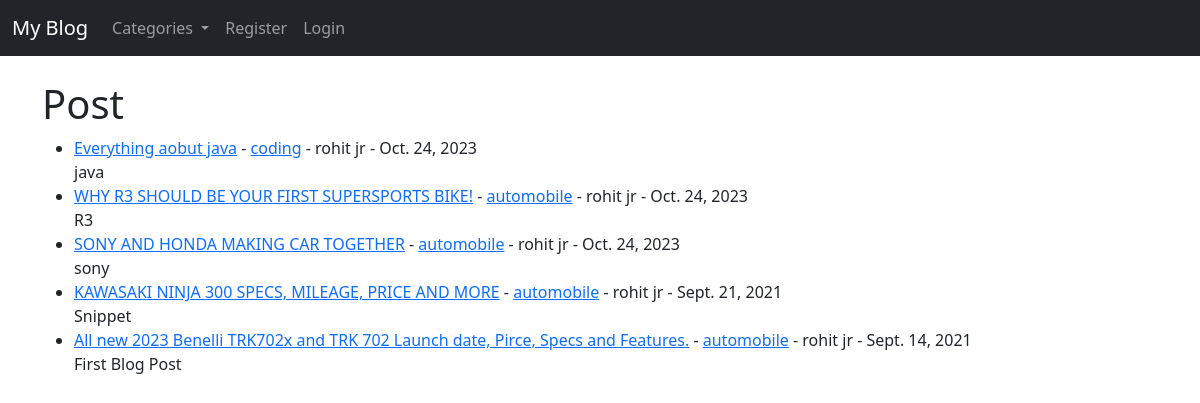
The page / on the database its author committed.
### blog/models.py (models this page shows, shortened)
class Post(models.Model):
    title = models.CharField(max_length=255)
    header_image = models.ImageField(null=True, blank=True, upload_to="images/")
    title_tag = models.CharField(max_length=255)
    author = models.ForeignKey(User, on_delete=models.CASCADE)
    body = RichTextField(blank=True, null=True)
    post_date = models.DateField(auto_now_add=True)
    category = models.CharField(max_length=255, default='coding')
    snippet = models.CharField(max_length=255)
    likes = models.ManyToManyField(User, related_name='blog_posts')

### blog/views.py (the view)
# urls.py: path('', HomeView.as_view(), name="home"),
class HomeView(ListView):
    model = Post
    template_name = 'home.html'
    ordering = ['-post_date']
    def get_context_data(self, *args, **kwargs):
        cat_menu = Category.objects.all()
        context = super(HomeView, self).get_context_data(*args, **kwargs)
        context["cat_menu"] = cat_menu
        return context

### blog/models.py (called while the page is built)
    def __str__(self):
        return self.name

### blog/templates/home.html (shortened to what this page needs)
{% extends 'base.html' %}
{% block content %}
<h1>Post</h1>
<ul>
{% for post in object_list %}
    <li><a href="{% url 'article-detail' post.pk %}">{{ post.title }}</a>
        - <a href="{% url 'category' post.category|slugify %}">{{ post.category }}</a>
        - {{ post.author.first_name }}
        {{ post.author.last_name }}
        - {{ post.post_date }}  <br/>
        {{ post.snippet }}</li>
{% endfor %}
</ul>
{% endblock %}

### rows shown on the page
Post: title "Everything aobut java", category "coding", author.first_name "rohit", author.last_name "jr", post_date "Oct. 24, 2023", snippet "java"
Post: title "WHY R3 SHOULD BE YOUR FIRST SUPERSPORTS BIKE!", category "automobile", author.first_name "rohit", author.last_name "jr", post_date "Oct. 24, 2023", snippet "R3"
Post: title "SONY AND HONDA MAKING CAR TOGETHER", category "automobile", author.first_name "rohit", author.last_name "jr", post_date "Oct. 24, 2023", snippet "sony"
Post: title "KAWASAKI NINJA 300 SPECS, MILEAGE, PRICE AND MORE", category "automobile", author.first_name "rohit", author.last_name "jr", post_date "Sept. 21, 2021", snippet "Snippet"
Post: title "All new 2023 Benelli TRK702x and TRK 702 Launch date, Pirce, Specs and Features.", category "automobile", author.first_name "rohit", author.last_name "jr", post_date "Sept. 14, 2021", snippet "First Blog Post"
